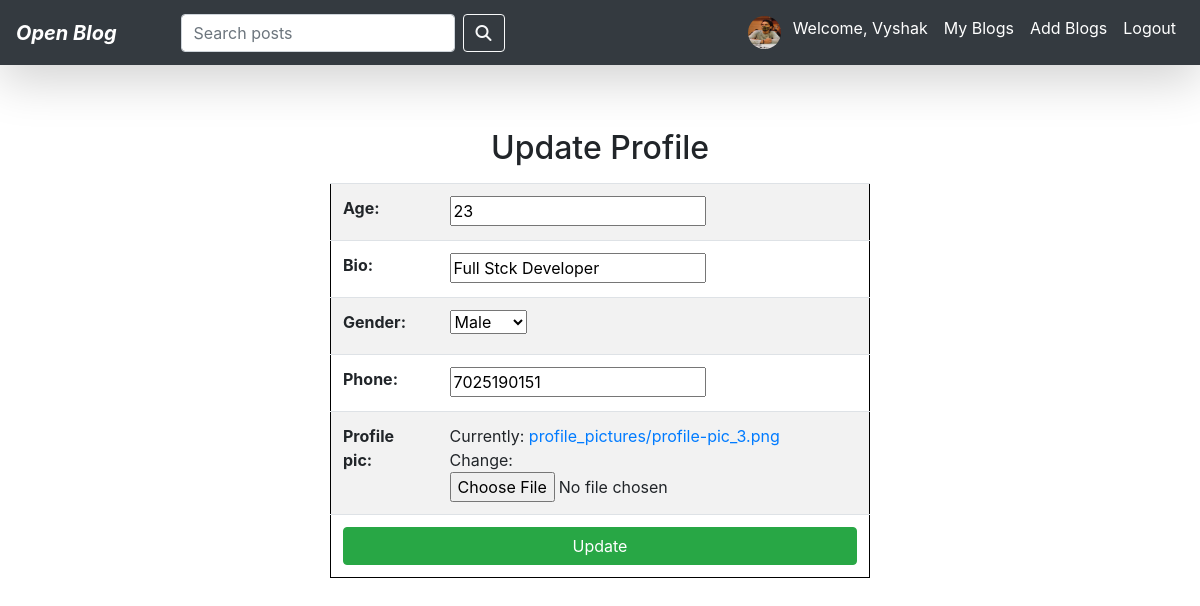
Screenshot of /user/updateprofile/11 (signed in) with the database file from the repository.
### account/models.py (models this page shows)
class UserProfile(models.Model):
    age=models.IntegerField()
    bio=models.CharField(max_length=100,null=True)
    options=(
        ('Male','Male'),
        ('Female','Female'),
        ('Other','Other')
    )
    gender=models.CharField(choices=options,max_length=100,default="Other")
    phone=models.IntegerField()
    profile_pic=models.ImageField(upload_to="profile_pictures")
    user=models.OneToOneField(User,on_delete=models.CASCADE,related_name="p_user")

### user/views.py (the view, shortened to what this page needs)
# urls.py: path('updateprofile/<int:pk>',UpdateProfile.as_view(),name="updateprofile"),
@method_decorator(signin_required,name='dispatch')
class UpdateProfile(UpdateView):
    template_name="updateprofile.html"
    form_class=ProfileForm
    model=UserProfile
    success_url=reverse_lazy('uprofile')
    pk_url_kwarg="pk"

### user/forms.py
class ProfileForm(forms.ModelForm):
    class Meta:
        model=UserProfile
        exclude=['user']

### user/views.py (called while the page is built)
def signin_required(func):
    def wrapper(request,*args,**kwargs):
        if request.user.is_authenticated:
            return func(request,*args,**kwargs)
        else:
            return redirect('login')
    return wrapper

### user/templates/updateprofile.html (shortened to what this page needs)
{% extends 'navbar.html' %}
{% load static %}
{% block content %}
<div class="container">
    <div class="row d-flex align-items-center justify-content-center">
        <div class="col-md-6 pt-3">
            <h2 class="text-center pt-5 ">Update Profile</h2>
            <form method="POST" action="" class="pt-2" enctype="multipart/form-data">
                <table class="table table-striped" style=" border: 1px solid black;">
                    {{form.as_table}}
                    <tr>
                        <td colspan="2" class="text-center">
                            <button type="submit" class="btn btn-success btn-block  ">Update</button>
                        </td>
                    </tr>
                </table>
            </form>
        </div>
    </div>
</div>
{%endblock%}

### account/templates/navbar.html (shortened to what this page needs)
{% load static %}
<!doctype html>
<html lang="en">
<head>
  <link rel="stylesheet" href="//cdn.jsdelivr.net/npm/alertifyjs@1.13.1/build/css/alertify.min.css" />
  <link rel="stylesheet" href="//cdn.jsdelivr.net/npm/alertifyjs@1.13.1/build/css/themes/default.min.css" />
  <link rel="stylesheet" href="https://cdn.jsdelivr.net/npm/bootstrap-icons@1.7.2/font/bootstrap-icons.css">
  <link rel="stylesheet" href="https://cdnjs.cloudflare.com/ajax/libs/font-awesome/6.3.0/css/all.min.css"
 />
  <link rel="stylesheet" href="https://stackpath.bootstrapcdn.com/bootstrap/4.3.1/css/bootstrap.min.css"
>
</head>
<body>
  <nav class="navbar navbar-expand-lg navbar-dark bg-dark  shadow-lg sticky-top">
    {% if user.is_authenticated %}
    <a class="navbar-brand font-weight-bolder font-italic" href="{% url 'uhome' %}">Open Blog</a>
    {%else%}
    <a class="navbar-brand font-weight-bolder font-italic" href="{% url 'home' %}">Open Blog</a>
    {%endif%}
    <div class="collapse navbar-collapse" id="navbarText">
      {% if user.is_authenticated %}
      <form class="form-inline pl-5" action="" method="GET">
        <input class="form-control mr-sm-2 " type="search" placeholder="Search posts" aria-label="Search"
          value="{{searchinput}}" name="search">
        <button class="btn btn-outline-light my-2 my-sm-0" type="submit"><i
            class="fa-solid fa-magnifying-glass"></i></button>
      </form>
      {% endif %}
      <ul class="navbar-nav ml-auto">
        {% if user.is_authenticated %}
        <li class="nav-item active">
          <a class="nav-link d-flex justify-content-start" href="{% url 'uprofile' %}">
            {%if request.user.p_user %}<img class="rounded-circle mr-1" height="33px" width="33px"
              src="{{request.user.p_user.profile_pic.url}}" alt="">
            {%else%}
            <img class=" card rounded-circle rounded mx-auto d-block "  height="29px" width="29px" src="https://cdn-icons-png.flaticon.com/512/3135/3135715.png" alt=""></i>
            {%endif%}
             <div class="pl-2">Welcome, {{request.user.first_name|capfirst}}</div>
          </a>
        </li>
        <li class="nav-item active">
          <a class="nav-link" href="{% url 'myblogs' %}">My Blogs</a>
        </li>
        <li class="nav-item active">
          <a class="nav-link" href="{% url 'addblog'  %}">Add Blogs</a>
        </li>
        <li class="nav-item active">
          <a class="nav-link" href="{% url 'logout' %}">Logout</a>
        </li>
        {% endif %}
      </ul>
    </div>
  </nav>
  {% block content %}
  {% endblock %}
</body>
</html>

### rows the page displays
UserProfile: age "23", bio "Full Stck Developer", gender "Male", phone "7025190151"

### other values shown
{{ request.user.first_name|capfirst }} "Vyshak"
